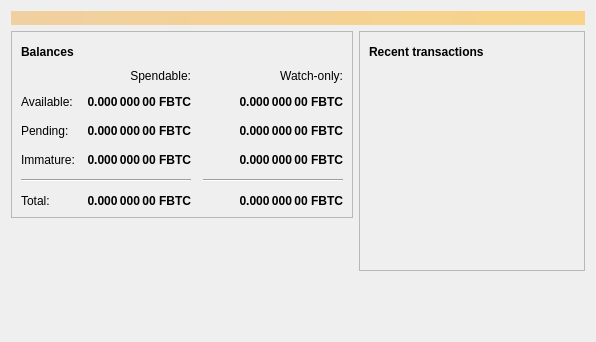
<?xml version="1.0" encoding="UTF-8"?>
<ui version="4.0">
 <class>OverviewPage</class>
 <widget class="QWidget" name="OverviewPage">
  <property name="geometry">
   <rect>
    <x>0</x>
    <y>0</y>
    <width>596</width>
    <height>342</height>
   </rect>
  </property>
  <property name="windowTitle">
   <string>Form</string>
  </property>
  <layout class="QVBoxLayout" name="topLayout">
   <item>
    <widget class="QLabel" name="labelAlerts">
     <property name="visible">
      <bool>false</bool>
     </property>
     <property name="styleSheet">
      <string notr="true">QLabel { background-color: qlineargradient(x1: 0, y1: 0, x2: 1, y2: 0, stop:0 #F0D0A0, stop:1 #F8D488); color:#000000; }</string>
     </property>
     <property name="wordWrap">
      <bool>true</bool>
     </property>
     <property name="margin">
      <number>3</number>
     </property>
     <property name="textInteractionFlags">
      <set>Qt::TextSelectableByMouse</set>
     </property>
    </widget>
   </item>
   <item>
    <layout class="QHBoxLayout" name="horizontalLayout" stretch="1,1">
     <item>
      <layout class="QVBoxLayout" name="verticalLayout_2">
       <item>
        <widget class="QFrame" name="frame">
         <property name="frameShape">
          <enum>QFrame::StyledPanel</enum>
         </property>
         <property name="frameShadow">
          <enum>QFrame::Raised</enum>
         </property>
         <layout class="QVBoxLayout" name="verticalLayout_4">
          <item>
           <layout class="QHBoxLayout" name="horizontalLayout_4">
            <item>
             <widget class="QLabel" name="label_5">
              <property name="font">
               <font>
                <weight>75</weight>
                <bold>true</bold>
               </font>
              </property>
              <property name="text">
               <string>Balances</string>
              </property>
             </widget>
            </item>
            <item>
             <widget class="QPushButton" name="labelWalletStatus">
              <property name="enabled">
               <bool>true</bool>
              </property>
              <property name="maximumSize">
               <size>
                <width>30</width>
                <height>16777215</height>
               </size>
              </property>
              <property name="toolTip">
               <string>The displayed information may be out of date. Your wallet automatically synchronizes with the Bitcoin network after a connection is established, but this process has not completed yet.</string>
              </property>
              <property name="text">
               <string/>
              </property>
              <property name="icon">
               <iconset resource="../bitcoin.qrc">
                <normaloff>:/icons/warning</normaloff>
                <disabledoff>:/icons/warning</disabledoff>:/icons/warning</iconset>
              </property>
              <property name="iconSize">
               <size>
                <width>24</width>
                <height>24</height>
               </size>
              </property>
              <property name="flat">
               <bool>true</bool>
              </property>
             </widget>
            </item>
            <item>
             <spacer name="horizontalSpacer_3">
              <property name="orientation">
               <enum>Qt::Horizontal</enum>
              </property>
              <property name="sizeHint" stdset="0">
               <size>
                <width>40</width>
                <height>20</height>
               </size>
              </property>
             </spacer>
            </item>
           </layout>
          </item>
          <item>
           <layout class="QGridLayout" name="gridLayout">
            <property name="spacing">
             <number>12</number>
            </property>
            <item row="2" column="2">
             <widget class="QLabel" name="labelWatchPending">
              <property name="font">
               <font>
                <weight>75</weight>
                <bold>true</bold>
               </font>
              </property>
              <property name="cursor">
               <cursorShape>IBeamCursor</cursorShape>
              </property>
              <property name="toolTip">
               <string>Unconfirmed transactions to watch-only addresses</string>
              </property>
              <property name="text">
               <string notr="true">0.000 000 00 FBTC</string>
              </property>
              <property name="alignment">
               <set>Qt::AlignRight|Qt::AlignTrailing|Qt::AlignVCenter</set>
              </property>
              <property name="textInteractionFlags">
               <set>Qt::LinksAccessibleByMouse|Qt::TextSelectableByKeyboard|Qt::TextSelectableByMouse</set>
              </property>
             </widget>
            </item>
            <item row="2" column="1">
             <widget class="QLabel" name="labelUnconfirmed">
              <property name="font">
               <font>
                <weight>75</weight>
                <bold>true</bold>
               </font>
              </property>
              <property name="cursor">
               <cursorShape>IBeamCursor</cursorShape>
              </property>
              <property name="toolTip">
               <string>Total of transactions that have yet to be confirmed, and do not yet count toward the spendable balance</string>
              </property>
              <property name="text">
               <string notr="true">0.000 000 00 FBTC</string>
              </property>
              <property name="alignment">
               <set>Qt::AlignRight|Qt::AlignTrailing|Qt::AlignVCenter</set>
              </property>
              <property name="textInteractionFlags">
               <set>Qt::LinksAccessibleByMouse|Qt::TextSelectableByKeyboard|Qt::TextSelectableByMouse</set>
              </property>
             </widget>
            </item>
            <item row="3" column="2">
             <widget class="QLabel" name="labelWatchImmature">
              <property name="font">
               <font>
                <weight>75</weight>
                <bold>true</bold>
               </font>
              </property>
              <property name="cursor">
               <cursorShape>IBeamCursor</cursorShape>
              </property>
              <property name="toolTip">
               <string>Mined balance in watch-only addresses that has not yet matured</string>
              </property>
              <property name="text">
               <string notr="true">0.000 000 00 FBTC</string>
              </property>
              <property name="alignment">
               <set>Qt::AlignRight|Qt::AlignTrailing|Qt::AlignVCenter</set>
              </property>
              <property name="textInteractionFlags">
               <set>Qt::LinksAccessibleByMouse|Qt::TextSelectableByKeyboard|Qt::TextSelectableByMouse</set>
              </property>
             </widget>
            </item>
            <item row="4" column="0" colspan="2">
             <widget class="Line" name="line">
              <property name="orientation">
               <enum>Qt::Horizontal</enum>
              </property>
             </widget>
            </item>
            <item row="4" column="2">
             <widget class="Line" name="lineWatchBalance">
              <property name="sizePolicy">
               <sizepolicy hsizetype="Preferred" vsizetype="Fixed">
                <horstretch>0</horstretch>
                <verstretch>0</verstretch>
               </sizepolicy>
              </property>
              <property name="minimumSize">
               <size>
                <width>140</width>
                <height>0</height>
               </size>
              </property>
              <property name="orientation">
               <enum>Qt::Horizontal</enum>
              </property>
             </widget>
            </item>
            <item row="5" column="0">
             <widget class="QLabel" name="labelTotalText">
              <property name="text">
               <string>Total:</string>
              </property>
             </widget>
            </item>
            <item row="3" column="1">
             <widget class="QLabel" name="labelImmature">
              <property name="font">
               <font>
                <weight>75</weight>
                <bold>true</bold>
               </font>
              </property>
              <property name="cursor">
               <cursorShape>IBeamCursor</cursorShape>
              </property>
              <property name="toolTip">
               <string>Mined balance that has not yet matured</string>
              </property>
              <property name="text">
               <string notr="true">0.000 000 00 FBTC</string>
              </property>
              <property name="alignment">
               <set>Qt::AlignRight|Qt::AlignTrailing|Qt::AlignVCenter</set>
              </property>
              <property name="textInteractionFlags">
               <set>Qt::LinksAccessibleByMouse|Qt::TextSelectableByKeyboard|Qt::TextSelectableByMouse</set>
              </property>
             </widget>
            </item>
            <item row="2" column="3">
             <spacer name="horizontalSpacer_2">
              <property name="orientation">
               <enum>Qt::Horizontal</enum>
              </property>
              <property name="sizeHint" stdset="0">
               <size>
                <width>40</width>
                <height>20</height>
               </size>
              </property>
             </spacer>
            </item>
            <item row="3" column="0">
             <widget class="QLabel" name="labelImmatureText">
              <property name="text">
               <string>Immature:</string>
              </property>
             </widget>
            </item>
            <item row="5" column="1">
             <widget class="QLabel" name="labelTotal">
              <property name="font">
               <font>
                <weight>75</weight>
                <bold>true</bold>
               </font>
              </property>
              <property name="cursor">
               <cursorShape>IBeamCursor</cursorShape>
              </property>
              <property name="toolTip">
               <string>Your current total balance</string>
              </property>
              <property name="text">
               <string notr="true">0.000 000 00 FBTC</string>
              </property>
              <property name="alignment">
               <set>Qt::AlignRight|Qt::AlignTrailing|Qt::AlignVCenter</set>
              </property>
              <property name="textInteractionFlags">
               <set>Qt::LinksAccessibleByMouse|Qt::TextSelectableByKeyboard|Qt::TextSelectableByMouse</set>
              </property>
             </widget>
            </item>
            <item row="5" column="2">
             <widget class="QLabel" name="labelWatchTotal">
              <property name="font">
               <font>
                <weight>75</weight>
                <bold>true</bold>
               </font>
              </property>
              <property name="cursor">
               <cursorShape>IBeamCursor</cursorShape>
              </property>
              <property name="toolTip">
               <string>Current total balance in watch-only addresses</string>
              </property>
              <property name="text">
               <string notr="true">0.000 000 00 FBTC</string>
              </property>
              <property name="alignment">
               <set>Qt::AlignRight|Qt::AlignTrailing|Qt::AlignVCenter</set>
              </property>
              <property name="textInteractionFlags">
               <set>Qt::LinksAccessibleByMouse|Qt::TextSelectableByKeyboard|Qt::TextSelectableByMouse</set>
              </property>
             </widget>
            </item>
            <item row="0" column="2">
             <widget class="QLabel" name="labelWatchonly">
              <property name="text">
               <string>Watch-only:</string>
              </property>
              <property name="alignment">
               <set>Qt::AlignRight|Qt::AlignTrailing|Qt::AlignVCenter</set>
              </property>
             </widget>
            </item>
            <item row="1" column="0">
             <widget class="QLabel" name="labelBalanceText">
              <property name="text">
               <string>Available:</string>
              </property>
             </widget>
            </item>
            <item row="1" column="1">
             <widget class="QLabel" name="labelBalance">
              <property name="font">
               <font>
                <weight>75</weight>
                <bold>true</bold>
               </font>
              </property>
              <property name="cursor">
               <cursorShape>IBeamCursor</cursorShape>
              </property>
              <property name="toolTip">
               <string>Your current spendable balance</string>
              </property>
              <property name="text">
               <string notr="true">0.000 000 00 FBTC</string>
              </property>
              <property name="alignment">
               <set>Qt::AlignRight|Qt::AlignTrailing|Qt::AlignVCenter</set>
              </property>
              <property name="textInteractionFlags">
               <set>Qt::LinksAccessibleByMouse|Qt::TextSelectableByKeyboard|Qt::TextSelectableByMouse</set>
              </property>
             </widget>
            </item>
            <item row="1" column="2">
             <widget class="QLabel" name="labelWatchAvailable">
              <property name="font">
               <font>
                <weight>75</weight>
                <bold>true</bold>
               </font>
              </property>
              <property name="cursor">
               <cursorShape>IBeamCursor</cursorShape>
              </property>
              <property name="toolTip">
               <string>Your current balance in watch-only addresses</string>
              </property>
              <property name="text">
               <string notr="true">0.000 000 00 FBTC</string>
              </property>
              <property name="alignment">
               <set>Qt::AlignRight|Qt::AlignTrailing|Qt::AlignVCenter</set>
              </property>
              <property name="textInteractionFlags">
               <set>Qt::LinksAccessibleByMouse|Qt::TextSelectableByKeyboard|Qt::TextSelectableByMouse</set>
              </property>
             </widget>
            </item>
            <item row="2" column="0">
             <widget class="QLabel" name="labelPendingText">
              <property name="text">
               <string>Pending:</string>
              </property>
             </widget>
            </item>
            <item row="0" column="1">
             <widget class="QLabel" name="labelSpendable">
              <property name="text">
               <string>Spendable:</string>
              </property>
              <property name="alignment">
               <set>Qt::AlignRight|Qt::AlignTrailing|Qt::AlignVCenter</set>
              </property>
             </widget>
            </item>
           </layout>
          </item>
         </layout>
        </widget>
       </item>
       <item>
        <spacer name="verticalSpacer">
         <property name="orientation">
          <enum>Qt::Vertical</enum>
         </property>
         <property name="sizeHint" stdset="0">
          <size>
           <width>20</width>
           <height>40</height>
          </size>
         </property>
        </spacer>
       </item>
      </layout>
     </item>
     <item>
      <layout class="QVBoxLayout" name="verticalLayout_3">
       <item>
        <widget class="QFrame" name="frame_2">
         <property name="frameShape">
          <enum>QFrame::StyledPanel</enum>
         </property>
         <property name="frameShadow">
          <enum>QFrame::Raised</enum>
         </property>
         <layout class="QVBoxLayout" name="verticalLayout">
          <item>
           <layout class="QHBoxLayout" name="horizontalLayout_2">
            <item>
             <widget class="QLabel" name="label_4">
              <property name="font">
               <font>
                <weight>75</weight>
                <bold>true</bold>
               </font>
              </property>
              <property name="text">
               <string>Recent transactions</string>
              </property>
             </widget>
            </item>
            <item>
             <widget class="QPushButton" name="labelTransactionsStatus">
              <property name="enabled">
               <bool>true</bool>
              </property>
              <property name="maximumSize">
               <size>
                <width>30</width>
                <height>16777215</height>
               </size>
              </property>
              <property name="toolTip">
               <string>The displayed information may be out of date. Your wallet automatically synchronizes with the Bitcoin network after a connection is established, but this process has not completed yet.</string>
              </property>
              <property name="text">
               <string/>
              </property>
              <property name="icon">
               <iconset resource="../bitcoin.qrc">
                <normaloff>:/icons/warning</normaloff>
                <disabledoff>:/icons/warning</disabledoff>:/icons/warning</iconset>
              </property>
              <property name="iconSize">
               <size>
                <width>24</width>
                <height>24</height>
               </size>
              </property>
              <property name="flat">
               <bool>true</bool>
              </property>
             </widget>
            </item>
            <item>
             <spacer name="horizontalSpacer">
              <property name="orientation">
               <enum>Qt::Horizontal</enum>
              </property>
              <property name="sizeHint" stdset="0">
               <size>
                <width>40</width>
                <height>20</height>
               </size>
              </property>
             </spacer>
            </item>
           </layout>
          </item>
          <item>
           <widget class="QListView" name="listTransactions">
            <property name="styleSheet">
             <string notr="true">QListView { background: transparent; }</string>
            </property>
            <property name="frameShape">
             <enum>QFrame::NoFrame</enum>
            </property>
            <property name="verticalScrollBarPolicy">
             <enum>Qt::ScrollBarAlwaysOff</enum>
            </property>
            <property name="horizontalScrollBarPolicy">
             <enum>Qt::ScrollBarAlwaysOff</enum>
            </property>
            <property name="selectionMode">
             <enum>QAbstractItemView::NoSelection</enum>
            </property>
           </widget>
          </item>
         </layout>
        </widget>
       </item>
       <item>
        <spacer name="verticalSpacer_2">
         <property name="orientation">
          <enum>Qt::Vertical</enum>
         </property>
         <property name="sizeHint" stdset="0">
          <size>
           <width>20</width>
           <height>40</height>
          </size>
         </property>
        </spacer>
       </item>
      </layout>
     </item>
    </layout>
   </item>
  </layout>
 </widget>
 <resources/>
 <connections/>
</ui>
